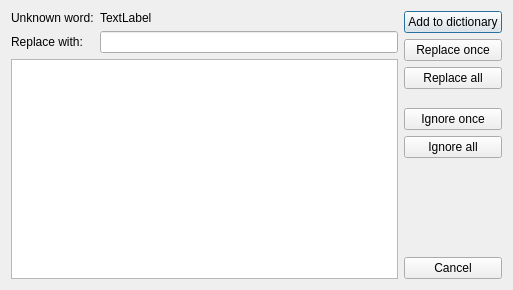
<?xml version="1.0" encoding="UTF-8"?>
<ui version="4.0">
 <class>CSpellCheckDialog</class>
 <widget class="QDialog" name="CSpellCheckDialog">
  <property name="geometry">
   <rect>
    <x>0</x>
    <y>0</y>
    <width>513</width>
    <height>290</height>
   </rect>
  </property>
  <property name="windowTitle">
   <string>Spell checker</string>
  </property>
  <property name="windowIcon">
   <iconset resource="inyokaedit_resources.qrc">
    <normaloff>:/images/inyokaedit_64x64.png</normaloff>:/images/inyokaedit_64x64.png</iconset>
  </property>
  <property name="locale">
   <locale language="English" country="UnitedKingdom"/>
  </property>
  <layout class="QGridLayout" name="gridLayout">
   <item row="0" column="0">
    <widget class="QLabel" name="label">
     <property name="text">
      <string>Unknown word:</string>
     </property>
    </widget>
   </item>
   <item row="0" column="1">
    <widget class="QLabel" name="lblUnknownWord">
     <property name="sizePolicy">
      <sizepolicy hsizetype="Expanding" vsizetype="Preferred">
       <horstretch>0</horstretch>
       <verstretch>0</verstretch>
      </sizepolicy>
     </property>
     <property name="text">
      <string>TextLabel</string>
     </property>
    </widget>
   </item>
   <item row="1" column="0">
    <widget class="QLabel" name="label_2">
     <property name="text">
      <string>Replace with:</string>
     </property>
    </widget>
   </item>
   <item row="1" column="1" colspan="2">
    <widget class="QLineEdit" name="ledtReplaceWith"/>
   </item>
   <item row="2" column="0" colspan="3">
    <widget class="QListWidget" name="listWidget">
     <property name="editTriggers">
      <set>QAbstractItemView::NoEditTriggers</set>
     </property>
     <property name="showDropIndicator" stdset="0">
      <bool>false</bool>
     </property>
    </widget>
   </item>
   <item row="0" column="3" rowspan="3">
    <layout class="QVBoxLayout" name="verticalLayout">
     <item>
      <widget class="QPushButton" name="btnAddToDict">
       <property name="text">
        <string>Add to dictionary</string>
       </property>
      </widget>
     </item>
     <item>
      <widget class="QPushButton" name="btnReplaceOnce">
       <property name="text">
        <string>Replace once</string>
       </property>
      </widget>
     </item>
     <item>
      <widget class="QPushButton" name="btnReplaceAll">
       <property name="text">
        <string>Replace all</string>
       </property>
      </widget>
     </item>
     <item>
      <spacer name="verticalSpacer_2">
       <property name="orientation">
        <enum>Qt::Vertical</enum>
       </property>
       <property name="sizeType">
        <enum>QSizePolicy::Fixed</enum>
       </property>
       <property name="sizeHint" stdset="0">
        <size>
         <width>20</width>
         <height>13</height>
        </size>
       </property>
      </spacer>
     </item>
     <item>
      <widget class="QPushButton" name="btnIgnoreOnce">
       <property name="text">
        <string>Ignore once</string>
       </property>
      </widget>
     </item>
     <item>
      <widget class="QPushButton" name="btnIgnoreAll">
       <property name="text">
        <string>Ignore all</string>
       </property>
      </widget>
     </item>
     <item>
      <spacer name="verticalSpacer">
       <property name="orientation">
        <enum>Qt::Vertical</enum>
       </property>
       <property name="sizeHint" stdset="0">
        <size>
         <width>20</width>
         <height>240</height>
        </size>
       </property>
      </spacer>
     </item>
     <item>
      <widget class="QPushButton" name="btnCancel">
       <property name="text">
        <string>Cancel</string>
       </property>
      </widget>
     </item>
    </layout>
   </item>
  </layout>
 </widget>
 <resources>
  <include location="inyokaedit_resources.qrc"/>
 </resources>
 <connections/>
</ui>
